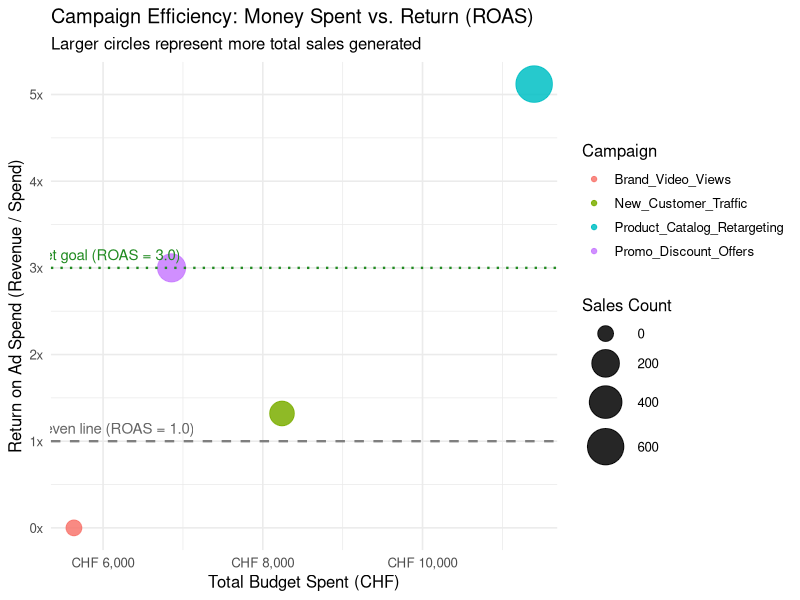
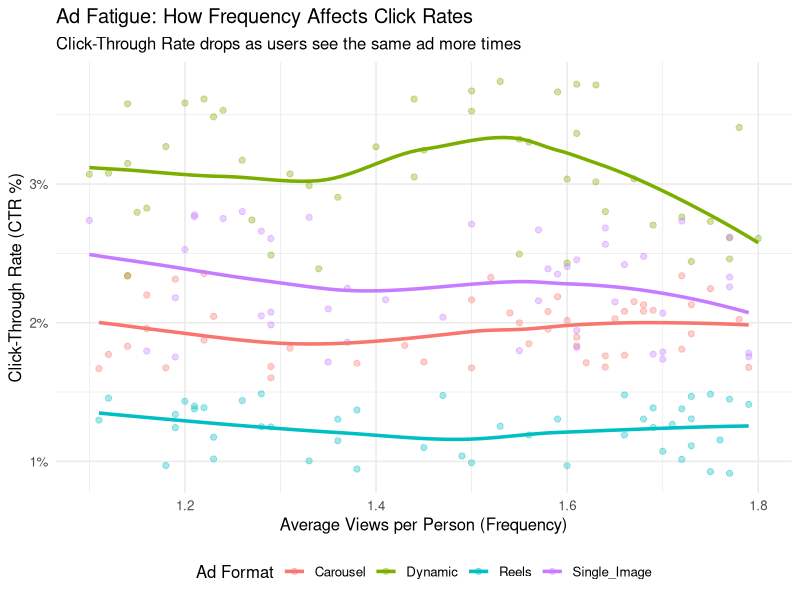

Here is the R script that generated these plots, in order:
## ---- chunk 1
knitr::opts_chunk$set(
  echo = FALSE,
  warning = FALSE,
  message = FALSE,
  fig.width = 9,
  fig.height = 5.2,
  fig.align = "center"
)

library(tidyverse)
library(lubridate)
library(scales)
library(knitr)
library(kableExtra)

set.seed(42)
## ---- chunk 2
# Flight dates
dates_list <- seq(as.Date("2026-08-01"), as.Date("2026-09-15"), by = "day")
total_days <- length(dates_list)

# Initial campaign setup
campaign_settings <- tribble(
  ~campaign,                    ~funnel_level,  ~objective,      ~ad_format,   ~target_group,    ~target_daily_budget,
  "New_Customer_Traffic",        "Prospecting",  "Traffic",       "Carousel",   "Broad_Public",   180,
  "Brand_Video_Views",           "Prospecting",  "Video Views",   "Reels",      "Interest_Group", 120,
  "Product_Catalog_Retargeting", "Retargeting",  "Conversions",   "Dynamic",    "Website_Visitors", 250,
  "Promo_Discount_Offers",       "Retargeting",  "Conversions",   "Single_Image","Cart_Abandoners", 150
)

# Daily campaign data generator
raw_meta_data <- campaign_settings %>%
  slice(rep(1:n(), each = total_days)) %>%
  mutate(date = rep(dates_list, times = nrow(campaign_settings))) %>%
  rowwise() %>%
  mutate(
    # Daily investment (in CHF)
    spend = max(25, round(rnorm(1, mean = target_daily_budget, sd = 15), 2)),
    
    # Cost per 1,000 views (CPM)
    average_cpm = case_when(
      target_group == "Broad_Public"     ~ rnorm(1, 14.5, 1.2),
      target_group == "Interest_Group"   ~ rnorm(1, 11.2, 0.9),
      target_group == "Website_Visitors" ~ rnorm(1, 28.5, 2.0),
      target_group == "Cart_Abandoners"  ~ rnorm(1, 36.0, 2.5)
    ),
    
    # Volume: impressions and unique people reached
    impressions = round((spend / average_cpm) * 1000),
    reach = round(impressions / runif(1, 1.10, 1.80)),
    
    # Click-through rate base
    estimated_ctr = case_when(
      ad_format == "Carousel"     ~ runif(1, 0.016, 0.024),
      ad_format == "Reels"        ~ runif(1, 0.009, 0.015),
      ad_format == "Dynamic"      ~ runif(1, 0.023, 0.038),
      ad_format == "Single_Image" ~ runif(1, 0.017, 0.028)
    ),
    clicks = round(impressions * estimated_ctr),
    
    # Conversion rate
    conversion_rate = case_when(
      objective == "Conversions" ~ runif(1, 0.032, 0.065),
      objective == "Traffic"     ~ runif(1, 0.006, 0.014),
      TRUE                       ~ runif(1, 0.001, 0.003)
    ),
    purchases = round(clicks * conversion_rate),
    
    # Average order size and revenue
    average_order = runif(1, 80, 110),
    revenue = round(purchases * average_order, 2)
  ) %>%
  ungroup()

# KPI calculations
clean_campaign_data <- raw_meta_data %>%
  mutate(
    # How many times each person saw the ad
    frequency = round(impressions / reach, 2),
    
    # Percentage of views that turned into clicks
    ctr = (clicks / impressions) * 100,
    
    # Cost per click
    cpc = ifelse(clicks > 0, spend / clicks, NA),
    
    # Return on Ad Spend: Money made divided by money spent
    roas = ifelse(spend > 0, revenue / spend, 0),
    
    # Cost per purchase
    cpa = ifelse(purchases > 0, spend / purchases, NA)
  )
## ---- chunk 3
tribble(
  ~Metric_Name, ~What_It_Means, ~Why_It_Matters, ~Good_Benchmark,
  "Frequency", "Average times a person sees the ad", "Warns when people see the ad too often", "Keep under 3.5 per week",
  "CTR (%)", "Percentage of views that clicked", "Shows how interesting the ad is", "Above 1.5% is good",
  "CPC (CHF)", "Average cost for each click", "Measures the cost to bring people to the website", "Under CHF 1.20 for new audiences",
  "ROAS", "Revenue divided by ad spend", "Measures profit and business return", "Above 3.0x for retargeting"
) %>%
  kable(caption = "Table 1: Main Digital Marketing Metrics") %>%
  kable_styling(bootstrap_options = c("striped", "hover"), full_width = FALSE) %>%
  column_spec(1, bold = TRUE, width = "3cm") %>%
  column_spec(2, width = "5cm") %>%
  column_spec(3, width = "5cm") %>%
  column_spec(4, width = "4cm")
## ---- chunk 4
performance_summary <- clean_campaign_data %>%
  group_by(Campaign = campaign, Audience = funnel_level, Format = ad_format) %>%
  summarise(
    Total_Spend   = sum(spend),
    Impressions   = sum(impressions),
    Reach         = sum(reach),
    Avg_Frequency = round(mean(frequency), 2),
    Total_Clicks  = sum(clicks),
    Average_CTR   = paste0(round(mean(ctr), 2), "%"),
    Average_CPC   = round(mean(cpc, na.rm = TRUE), 2),
    Total_Sales   = sum(purchases),
    Total_Revenue = sum(revenue),
    Total_ROAS    = round(sum(revenue) / sum(spend), 2),
    .groups = "drop"
  )

performance_summary %>%
  mutate(
    Total_Spend   = dollar(Total_Spend, prefix = "CHF "),
    Total_Revenue = dollar(Total_Revenue, prefix = "CHF "),
    Average_CPC   = dollar(Average_CPC, prefix = "CHF "),
    Impressions   = comma(Impressions),
    Reach         = comma(Reach),
    Total_Clicks  = comma(Total_Clicks),
    Total_Sales   = comma(Total_Sales)
  ) %>%
  kable(caption = "Table 2: Performance Summary by Campaign (45-Day Total)") %>%
  kable_styling(bootstrap_options = c("striped", "hover"), font_size = 12)
## ---- chunk 5
ggplot(performance_summary, aes(x = Total_Spend, y = Total_ROAS, color = Campaign)) +
  geom_point(aes(size = Total_Sales), alpha = 0.85) +
  geom_hline(yintercept = 1.0, linetype = "dashed", color = "gray50", linewidth = 0.8) +
  geom_hline(yintercept = 3.0, linetype = "dotted", color = "forestgreen", linewidth = 0.8) +
  annotate("text", x = min(performance_summary$Total_Spend) + 300, y = 1.15, 
           label = "Break-even line (ROAS = 1.0)", color = "gray40", size = 3.8) +
  annotate("text", x = min(performance_summary$Total_Spend) + 300, y = 3.15, 
           label = "Target goal (ROAS = 3.0)", color = "forestgreen", size = 3.8) +
  scale_y_continuous(labels = label_number(suffix = "x")) +
  scale_x_continuous(labels = label_dollar(prefix = "CHF ")) +
  scale_size_continuous(range = c(5, 12)) +
  labs(
    title = "Campaign Efficiency: Money Spent vs. Return (ROAS)",
    subtitle = "Larger circles represent more total sales generated",
    x = "Total Budget Spent (CHF)",
    y = "Return on Ad Spend (Revenue / Spend)",
    size = "Sales Count"
  ) +
  theme_minimal(base_size = 12) +
  theme(legend.position = "right")
## ---- chunk 6
ggplot(clean_campaign_data, aes(x = frequency, y = ctr, color = ad_format)) +
  geom_point(alpha = 0.35, size = 1.8) +
  geom_smooth(method = "loess", se = FALSE, linewidth = 1.2) +
  scale_y_continuous(labels = label_percent(scale = 1)) +
  labs(
    title = "Ad Fatigue: How Frequency Affects Click Rates",
    subtitle = "Click-Through Rate drops as users see the same ad more times",
    x = "Average Views per Person (Frequency)",
    y = "Click-Through Rate (CTR %)",
    color = "Ad Format"
  ) +
  theme_minimal(base_size = 12) +
  theme(legend.position = "bottom")
